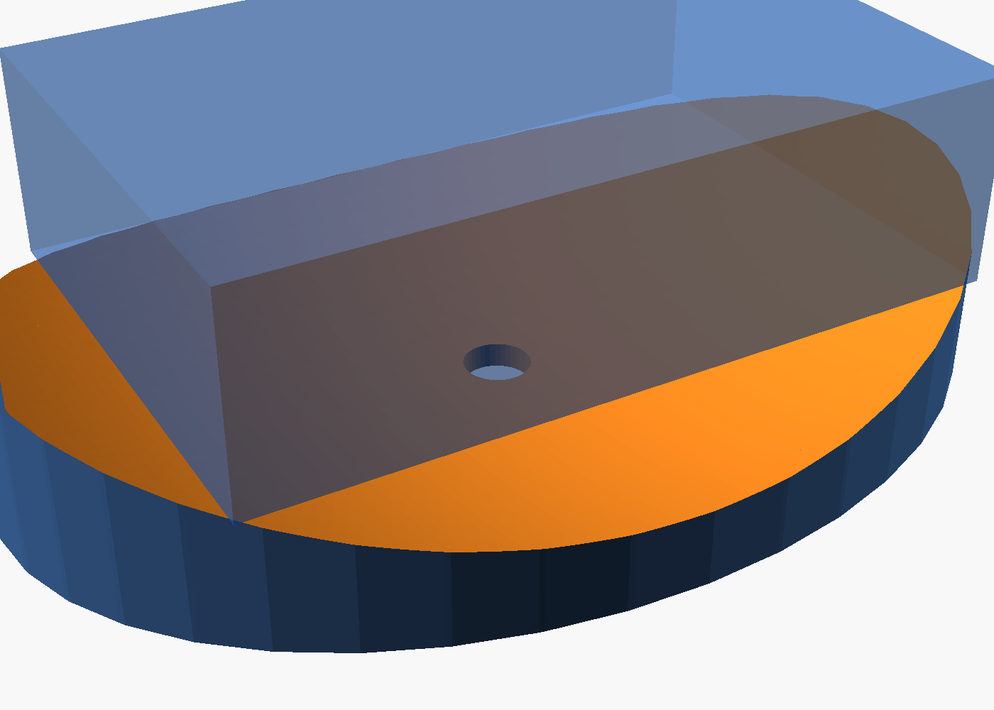
#> input picture tvalkopp/oppen_iso.png, 994 x 710 px, shrunk from 1400 x 1000 before the run
$ python rita_tvalkopp_oppen.py
#> lines starting #> are read from the running program, lines starting #| are printed output that depends on the picture
#!/usr/bin/env python3
# -*- coding: utf-8 -*-
"""
Ritning av den ÖPPNA tvålkoppen - bara en kurvad yta, inga väggar.

Poäng: en RAK kon tippar tvålen (konstant lutning = ingen återställning),
men en KURVAD/parabolisk yta (brantare mot ändarna) centrerar och håller den
vågrät helt utan väggar.

Genererar: tvalkopp_oppen_ritning.png
"""
import os
import numpy as np
import matplotlib
matplotlib.use("Agg")
import matplotlib.pyplot as plt
from matplotlib.patches import Polygon, Rectangle
from matplotlib.gridspec import GridSpec

# parametrar (samma som tvalkopp_oppen.scad)
L, W, T = 90.0, 60.0, 25.0
gap, edgelift, xmargin, ymargin, base = 10.0, 3.0, 15.0, 13.0, 3.0
feet_h = 3.0
half = L/2
ax = gap/(half*half)
ay = edgelift/((W/2)**2)
Xr = half + xmargin
rest = base + ay*(W/2)**2 + ax*half**2     # tvålens viloläge (hörnkontakt)

DISH, DISH_E = "#d9d9d9", "#4d4d4d"
SOAP, RED, DIM, NOTE = "#1f5fbf", "#d62728", "#555555", "#222222"
GRN = "#0a8f3c"

def s_center(x):  return base + ax*x*x                       # yta vid y=0
def s_corner(x):  return base + ay*(W/2)**2 + ax*x*x         # yta vid y=±W/2

fig = plt.figure(figsize=(16.5, 11.5))
gs = GridSpec(3, 2, height_ratios=[1.0, 0.95, 0.42], hspace=0.28, wspace=0.12,
              left=0.04, right=0.985, top=0.92, bottom=0.03)

# ---------------------------------------------------------------- 3D render
ax0 = fig.add_subplot(gs[0, 0]); ax0.axis("off")
ax0.set_title("3D – ÖPPEN YTA, inga väggar (tvålen genomskinlig)",
              fontsize=12, fontweight="bold")
if os.path.exists("oppen_iso.png"):
    ax0.imshow(plt.imread("oppen_iso.png"))

# ---------------------------------------------------------------- kontrast
axc = fig.add_subplot(gs[0, 1]); axc.axis("off"); axc.set_aspect("equal")
axc.set_title("Varför KURVAD yta och inte rak kon?", fontsize=12, fontweight="bold")
axc.set_xlim(0, 100); axc.set_ylim(-4, 34)

# vänster: rak kon
axc.plot([4,24,44],[30,4,30], color="#999", lw=2)            # V
axc.plot([10,40],[19,9], color=SOAP, lw=4, solid_capstyle="round")  # tippad/glidande tvål
axc.annotate("", xy=(43,6), xytext=(33,11),
             arrowprops=dict(arrowstyle="->", color=RED, lw=2))
axc.text(24, 33, "RAK KON", ha="center", fontsize=10, fontweight="bold", color=RED)
axc.text(24, -3.5, "konstant lutning →\ningen återställning →\nglider & tippar",
         ha="center", va="top", fontsize=8.4, color=NOTE)

# höger: parabel
xp = np.linspace(56, 96, 60); zp = 0.055*(xp-76)**2 + 3
axc.plot(xp, zp, color="#999", lw=2)
axc.plot([64,88],[7.0,7.0], color=SOAP, lw=4, solid_capstyle="round")  # centrerad, vågrät
axc.annotate("", xy=(70,7), xytext=(76,7), arrowprops=dict(arrowstyle="->", color=GRN, lw=2))
axc.annotate("", xy=(82,7), xytext=(76,7), arrowprops=dict(arrowstyle="->", color=GRN, lw=2))
axc.text(76, 33, "KURVAD (parabel)", ha="center", fontsize=10, fontweight="bold", color=GRN)
axc.text(76, -3.5, "brantare utåt →\nrubbas den höjs tyngdpunkten →\ncentrerar, vågrät",
         ha="center", va="top", fontsize=8.4, color=NOTE)

# ---------------------------------------------------------------- långsektion
ax1 = fig.add_subplot(gs[1, :]); ax1.axis("off"); ax1.set_aspect("equal")
ax1.set_title("LÅNGSEKTION – öppen parabolisk \"båt\" (inga väggar)",
              fontsize=12, fontweight="bold")

xs = np.linspace(-Xr, Xr, 160)
mat = [(-Xr,-feet_h)] + [(x, s_center(x)) for x in xs] + [(Xr,-feet_h)]
ax1.add_patch(Polygon(mat, closed=True, facecolor=DISH, edgecolor=DISH_E, lw=1.4))
# yta vid tvålkanten (möter tvålen)
ax1.plot(xs, [s_corner(x) for x in xs], color=DISH_E, lw=1.2, ls=(0,(5,3)))
ax1.text(-Xr+4, s_corner(-Xr)+1, "yta vid tvålkanten (y=±W/2)", color=DISH_E, fontsize=8)
ax1.text(8, s_center(8)-4, "yta vid mitten (y=0) – lägst", color=DISH_E, fontsize=8, va="top")
# fötter + avlopp
for fx in (-Xr*0.5, Xr*0.5):
    ax1.add_patch(Rectangle((fx-4.5,-feet_h),9,feet_h,facecolor=DISH,edgecolor=DISH_E,lw=1))
ax1.add_patch(Rectangle((-4,-feet_h),8,base+feet_h,facecolor="#e3eef7",edgecolor="#9bb8d6",lw=0.8))
ax1.annotate("avlopp", xy=(0,0), xytext=(12,-feet_h-6), color=GRN, fontsize=8.5,
             arrowprops=dict(arrowstyle="->", color=GRN, lw=1))

# tvål
ax1.add_patch(Polygon([(-half,rest),(half,rest),(half,rest+T),(-half,rest+T)],
                      closed=True, fill=False, edgecolor=SOAP, lw=1.8, ls=(0,(6,4))))
ax1.text(0, rest+T/2, "TVÅL", ha="center", va="center", color=SOAP, fontsize=10, fontweight="bold")
for sx in (-half, half):
    ax1.plot(sx, rest, "o", color=RED, ms=7, zorder=6)
ax1.annotate("vilar på kortsidans nederkant/hörn",
             xy=(half, rest), xytext=(0, rest+30), color=RED, fontsize=8.5, ha="center",
             arrowprops=dict(arrowstyle="->", color=RED, lw=1))

# luftspalt
ax1.annotate("", xy=(-12, s_center(-12)), xytext=(-12, rest),
             arrowprops=dict(arrowstyle="<->", color=GRN, lw=1.1))
ax1.text(-15, (s_center(-12)+rest)/2, "luftspalt\n(torkar)", color=GRN, fontsize=8,
         ha="right", va="center")

# "inga väggar"
for sgn in (-1, 1):
    ax1.annotate("ytan slutar i jämnhöjd –\ninget sticker upp över tvålen",
                 xy=(sgn*Xr, s_center(sgn*Xr)),
                 xytext=(sgn*(Xr-2), rest+T-2),
                 color=NOTE, fontsize=8, ha=("right" if sgn>0 else "left"),
                 arrowprops=dict(arrowstyle="->", color=NOTE, lw=1))

ax1.set_xlim(-Xr-30, Xr+30); ax1.set_ylim(-feet_h-12, rest+T+12)

# ---------------------------------------------------------------- text
axt = fig.add_subplot(gs[2, :]); axt.axis("off"); axt.set_xlim(0,100); axt.set_ylim(0,10)
txt = (
    r"$\bf{Ja-väggarna\ behövs\ inte.}$  En enda öppen, kurvad yta räcker, om den är PARABOLISK (brantare mot ändarna) snarare än en rak kon. "
    "Kurvaturen ersätter väggen: rubbas tvålen åker en ände upp på en brantare del, tyngdpunkten höjs och den glider tillbaka till mitten - vågrätt.\n"
    "  •  Mitten ligger lägst → undersidan svävar fritt, torkar, vattnet rinner till avloppet.    •  Tvålen vilar på kortsidornas nederkanter/hörn.\n"
    r"  $\bf{Pris\ för\ minimalismen:}$ utan väggar finns ingen hård stopp - en hård stöt kan putta av tvålen, och ytan måste vara större än tvålen "
    "för att centreringen ska fungera. För vardagsbruk räcker det gott."
)
axt.text(0.5, 9.4, txt, ha="left", va="top", fontsize=9.3, color=NOTE, linespacing=1.4)

fig.suptitle("TVÅLKOPP – ÖPPEN variant: bara en kurvad yta, inga väggar",
             fontsize=15, fontweight="bold", y=0.965)
fig.text(0.04, 0.005, "Alla mått i mm (exempel L=90, W=60, T=25).  Snittytor visar gods.  Tvål = streckad.",
         fontsize=8, color="#666")

fig.savefig("tvalkopp_oppen_ritning.png", dpi=130)
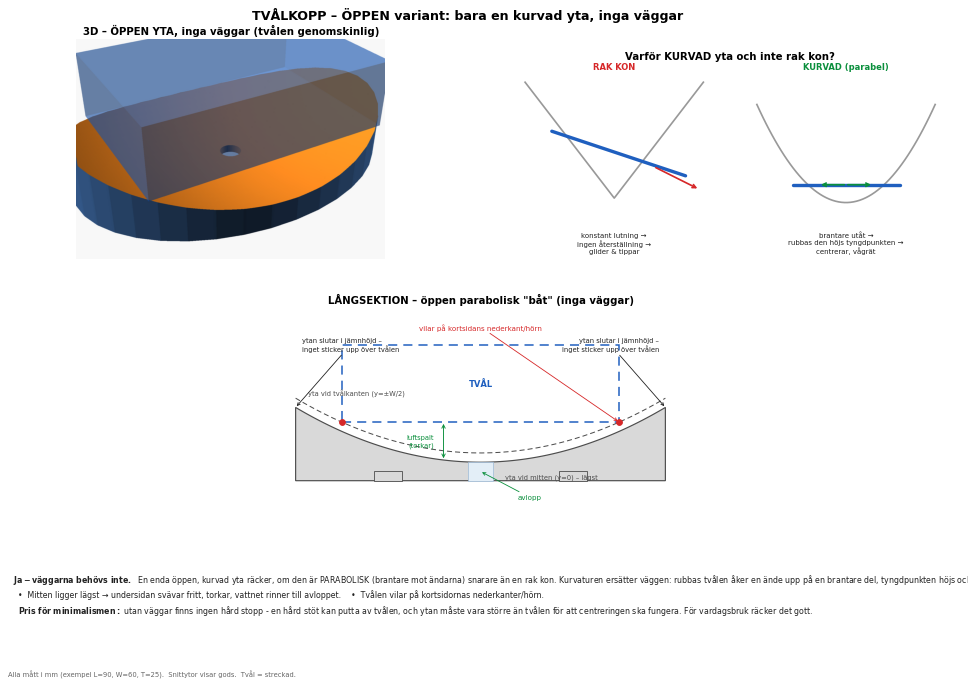
#> figure drawn by matplotlib, 3 panels
print("Sparade tvalkopp_oppen_ritning.png")

$ run again, with tvalkopp/bat_iso.png copied over tvalkopp/oppen_iso.png
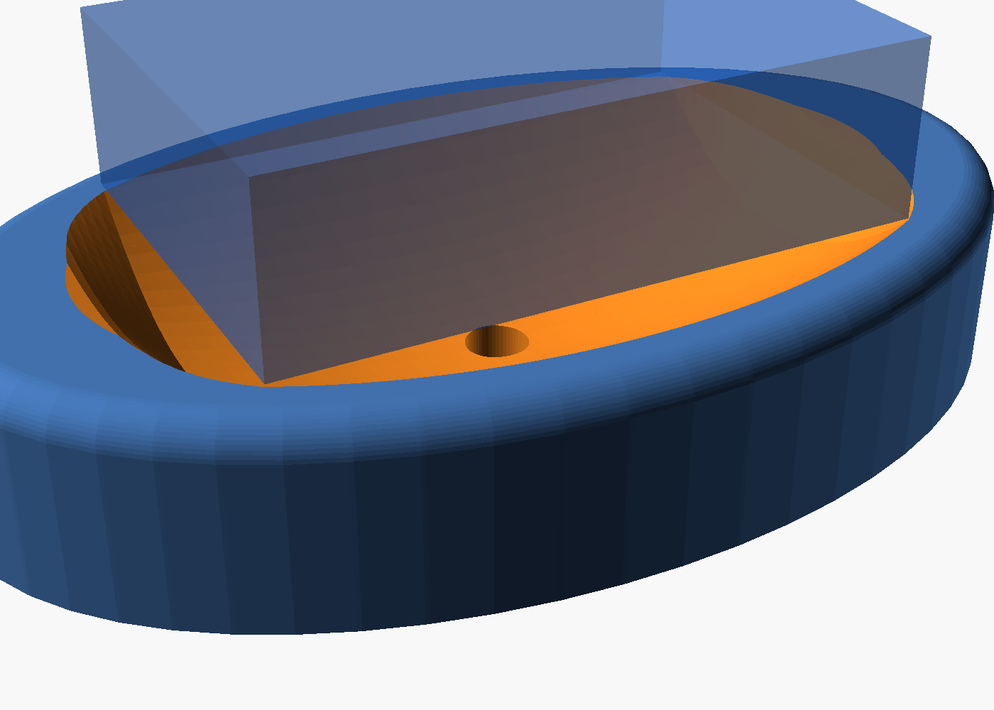
#> input picture tvalkopp/bat_iso.png, 994 x 710 px, shrunk from 1400 x 1000 before the run
#> `fig.savefig("tvalkopp_oppen_ritning.png", dpi=130)`:
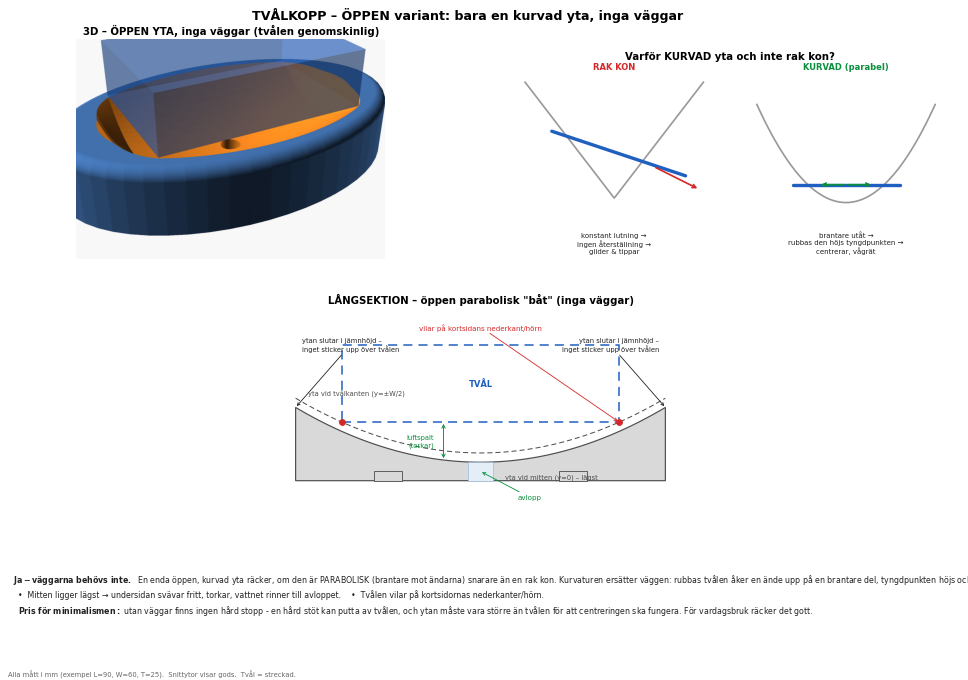
#> figure drawn by matplotlib, 3 panels

$ run again, with tvalkopp/bat_sump_iso.png copied over tvalkopp/oppen_iso.png
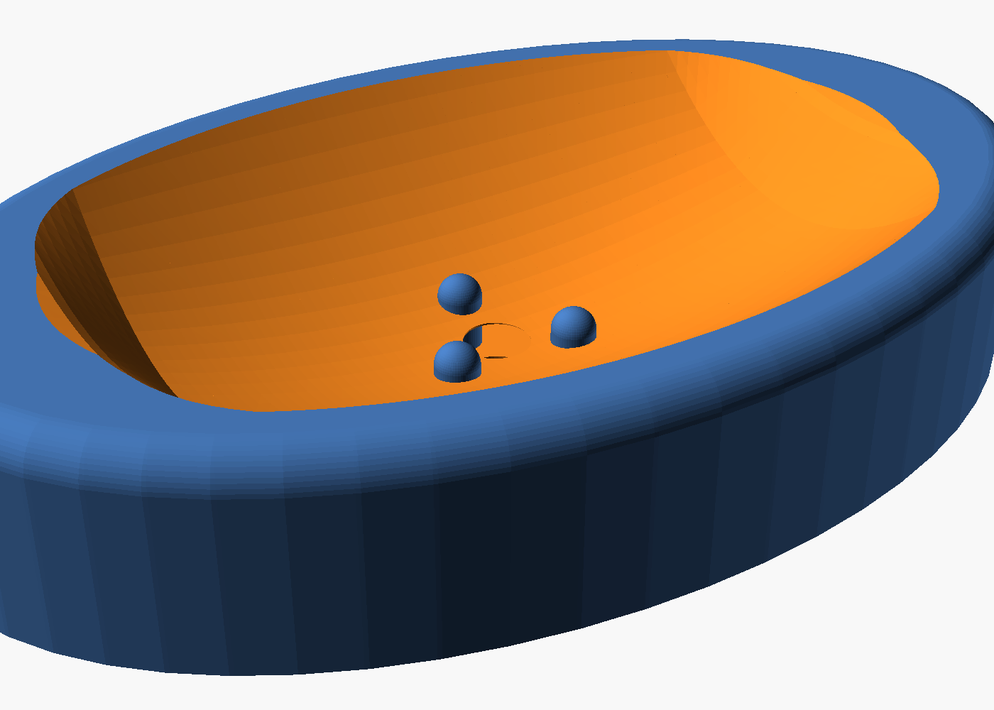
#> input picture tvalkopp/bat_sump_iso.png, 994 x 710 px, shrunk from 1400 x 1000 before the run
#> `fig.savefig("tvalkopp_oppen_ritning.png", dpi=130)`:
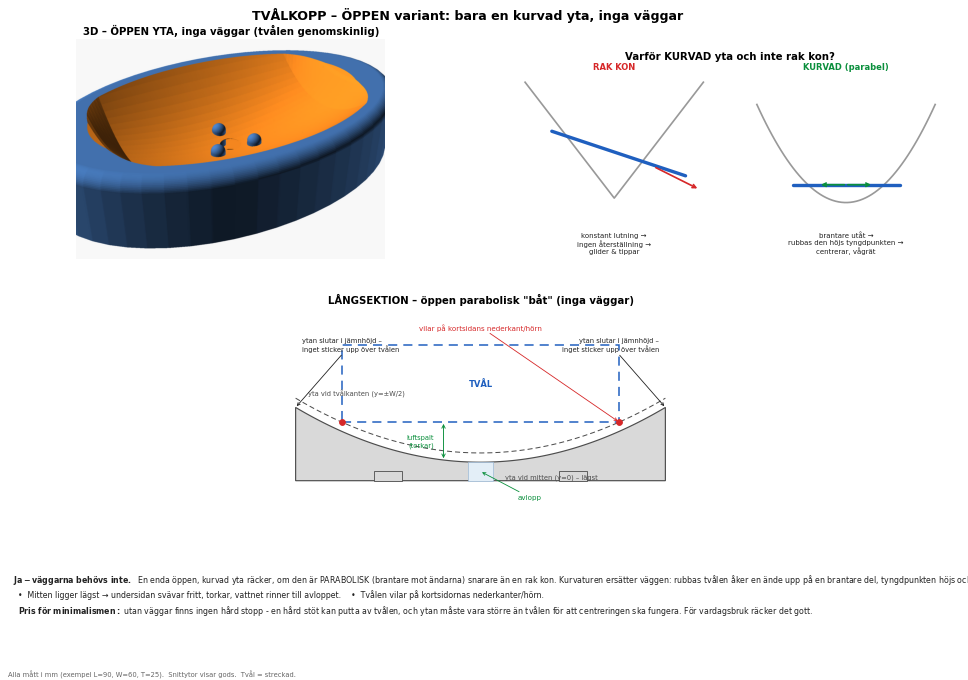
#> figure drawn by matplotlib, 3 panels

$ run again, with tvalkopp/oval_iso.png copied over tvalkopp/oppen_iso.png
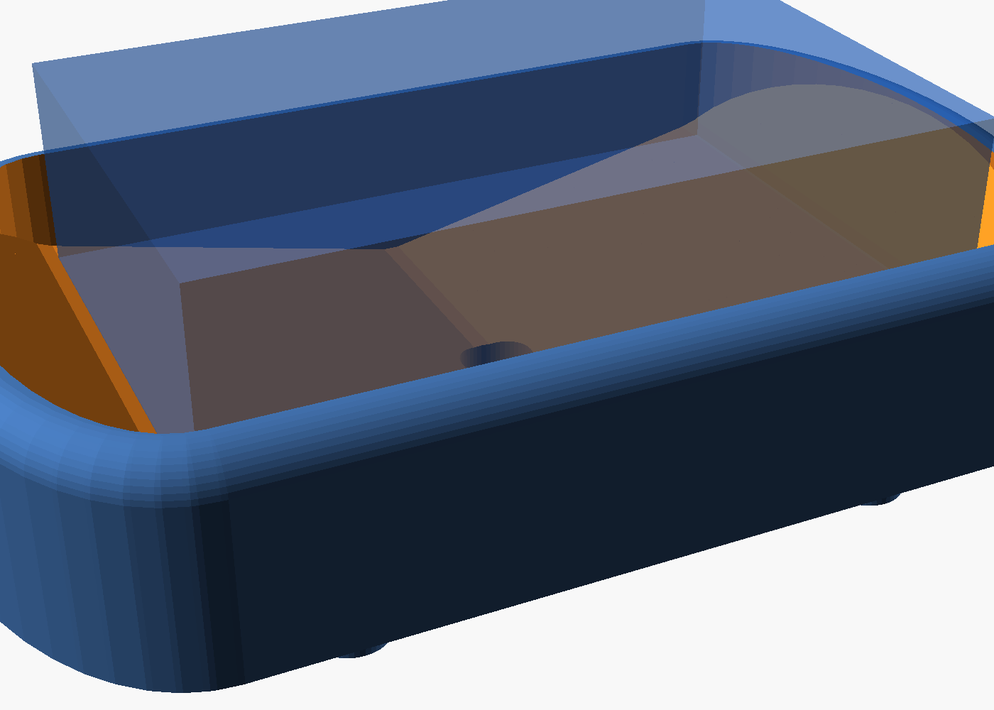
#> input picture tvalkopp/oval_iso.png, 994 x 710 px, shrunk from 1400 x 1000 before the run
#> `fig.savefig("tvalkopp_oppen_ritning.png", dpi=130)`:
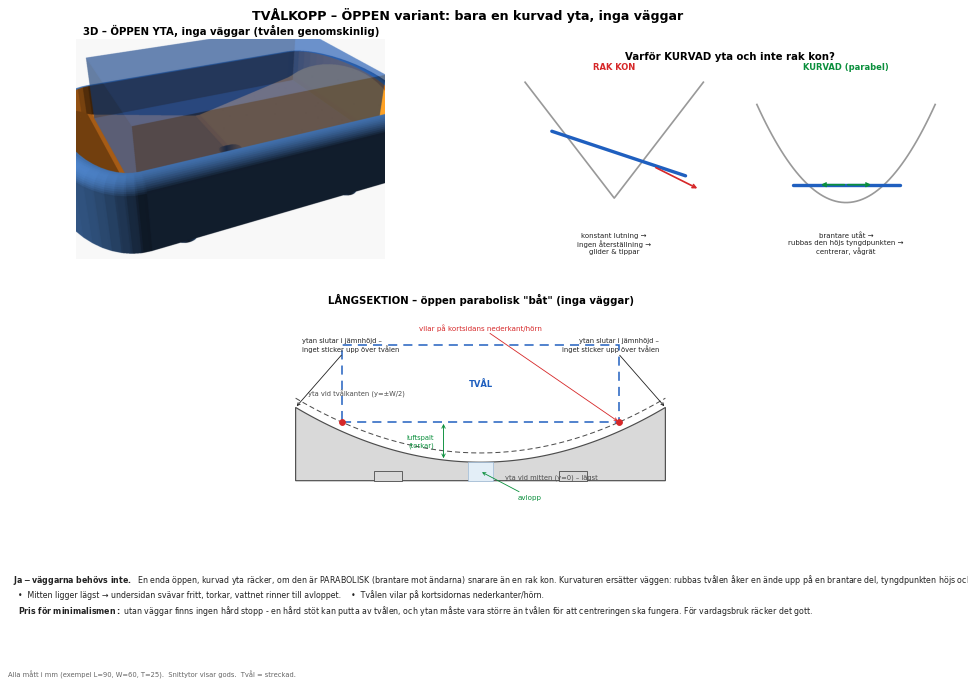
#> figure drawn by matplotlib, 3 panels
